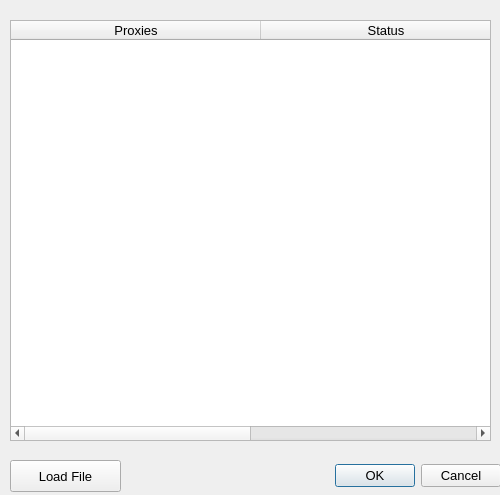
<?xml version="1.0" encoding="UTF-8"?>
<ui version="4.0">
 <class>ProxyScan</class>
 <widget class="QDialog" name="ProxyScan">
  <property name="geometry">
   <rect>
    <x>0</x>
    <y>0</y>
    <width>500</width>
    <height>495</height>
   </rect>
  </property>
  <property name="font">
   <font>
    <pointsize>10</pointsize>
   </font>
  </property>
  <property name="windowTitle">
   <string>Dialog</string>
  </property>
  <widget class="QDialogButtonBox" name="buttonBox">
   <property name="geometry">
    <rect>
     <x>320</x>
     <y>460</y>
     <width>181</width>
     <height>32</height>
    </rect>
   </property>
   <property name="orientation">
    <enum>Qt::Horizontal</enum>
   </property>
   <property name="standardButtons">
    <set>QDialogButtonBox::Cancel|QDialogButtonBox::Ok</set>
   </property>
  </widget>
  <widget class="QTableWidget" name="proxyTable">
   <property name="geometry">
    <rect>
     <x>10</x>
     <y>20</y>
     <width>481</width>
     <height>421</height>
    </rect>
   </property>
   <property name="minimumSize">
    <size>
     <width>361</width>
     <height>0</height>
    </size>
   </property>
   <attribute name="horizontalHeaderDefaultSectionSize">
    <number>250</number>
   </attribute>
   <attribute name="horizontalHeaderStretchLastSection">
    <bool>true</bool>
   </attribute>
   <column>
    <property name="text">
     <string>Proxies</string>
    </property>
   </column>
   <column>
    <property name="text">
     <string>Status</string>
    </property>
   </column>
  </widget>
  <widget class="QPushButton" name="loadFile">
   <property name="geometry">
    <rect>
     <x>10</x>
     <y>460</y>
     <width>111</width>
     <height>32</height>
    </rect>
   </property>
   <property name="text">
    <string>Load File</string>
   </property>
  </widget>
 </widget>
 <resources/>
 <connections>
  <connection>
   <sender>buttonBox</sender>
   <signal>accepted()</signal>
   <receiver>ProxyScan</receiver>
   <slot>accept()</slot>
   <hints>
    <hint type="sourcelabel">
     <x>248</x>
     <y>254</y>
    </hint>
    <hint type="destinationlabel">
     <x>157</x>
     <y>274</y>
    </hint>
   </hints>
  </connection>
  <connection>
   <sender>buttonBox</sender>
   <signal>rejected()</signal>
   <receiver>ProxyScan</receiver>
   <slot>reject()</slot>
   <hints>
    <hint type="sourcelabel">
     <x>316</x>
     <y>260</y>
    </hint>
    <hint type="destinationlabel">
     <x>286</x>
     <y>274</y>
    </hint>
   </hints>
  </connection>
 </connections>
</ui>
